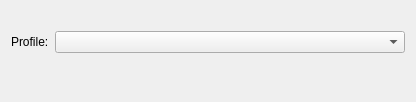
<?xml version="1.0" encoding="UTF-8"?>
<ui version="4.0">
 <class>WdgDlgPngImport</class>
 <widget class="QWidget" name="WdgDlgPngImport">
  <property name="geometry">
   <rect>
    <x>0</x>
    <y>0</y>
    <width>408</width>
    <height>102</height>
   </rect>
  </property>
  <property name="windowTitle">
   <string>Form</string>
  </property>
  <layout class="QGridLayout" name="gridLayout">
   <item row="1" column="0">
    <widget class="QLabel" name="lblProfiles">
     <property name="text">
      <string>Profile:</string>
     </property>
     <property name="buddy">
      <cstring>cmbProfile</cstring>
     </property>
    </widget>
   </item>
   <item row="1" column="1">
    <widget class="SqueezedComboBox" name="cmbProfile">
     <property name="sizePolicy">
      <sizepolicy hsizetype="Expanding" vsizetype="Fixed">
       <horstretch>0</horstretch>
       <verstretch>0</verstretch>
      </sizepolicy>
     </property>
     <property name="minimumSize">
      <size>
       <width>350</width>
       <height>0</height>
      </size>
     </property>
    </widget>
   </item>
   <item row="0" column="0" colspan="2">
    <widget class="QLabel" name="lblFilename">
     <property name="text">
      <string/>
     </property>
    </widget>
   </item>
   <item row="2" column="1">
    <spacer name="verticalSpacer">
     <property name="orientation">
      <enum>Qt::Vertical</enum>
     </property>
     <property name="sizeHint" stdset="0">
      <size>
       <width>20</width>
       <height>40</height>
      </size>
     </property>
    </spacer>
   </item>
  </layout>
 </widget>
 <customwidgets>
  <customwidget>
   <class>SqueezedComboBox</class>
   <extends>QComboBox</extends>
   <header>widgets/squeezedcombobox.h</header>
  </customwidget>
 </customwidgets>
 <resources/>
 <connections/>
</ui>
